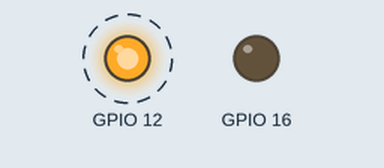
This program was run on a simulated Raspberry Pi (BCM pin numbers). On the bench: output pins drawn as LEDs (lit = HIGH). Dashed ring = blinking. At 6.0 s the program stops and its outputs stay as they are.

Above: at 0.5 s.
At 3.5 s:
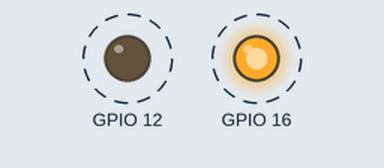
Timing chart, 0 to 4.6 s (numbered marks = the images above):
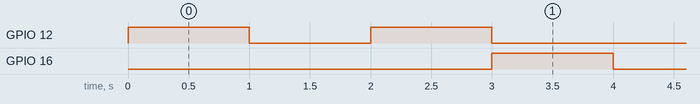

Measured:
- by itself, GPIO 12: alternates HIGH for 1.0 s and LOW for 1.0 s, 4 changes in all, then stays LOW
- by itself, GPIO 16: alternates HIGH for 1.0 s and LOW for 1.0 s

The program:

pinstest.py
```python
import RPi.GPIO as GPIO
import time

GPIO.setmode(GPIO.BCM)
GPIO.setwarnings(False)


GPIO.setup(12, GPIO.OUT)
GPIO.setup(16, GPIO.OUT)

GPIO.output(12, GPIO.HIGH)
time.sleep(1)
GPIO.output(12, GPIO.LOW)
time.sleep(1)
GPIO.output(12, GPIO.HIGH)
time.sleep(1)
GPIO.output(12, GPIO.LOW)

GPIO.output(16, GPIO.HIGH)
time.sleep(1)
GPIO.output(16, GPIO.LOW)
time.sleep(1)
GPIO.output(16, GPIO.HIGH)
time.sleep(1)
GPIO.output(16, GPIO.LOW)
```
